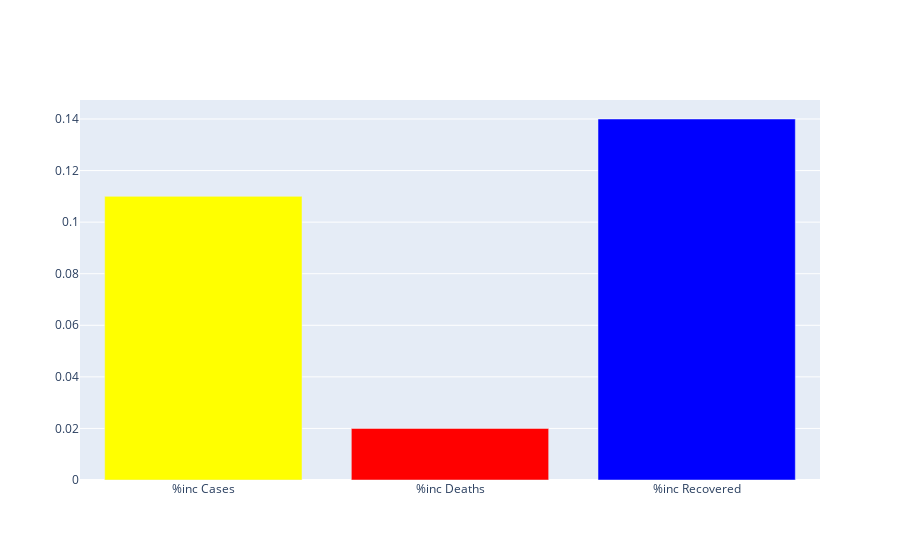

Notebook code for this chart:
### Code cell
percent = np.round(df[['%inc Cases', '%inc Deaths','%inc Recovered']].loc[0],2)
per_df = pd.DataFrame(percent)
per_df.columns = ['Percentage']
fig = go.Figure()

fig.add_trace(go.Bar(x = per_df.index, y = per_df['Percentage'], marker_color = ['yellow','red','blue']))
fig.show()

### Figure 1 — Plotly figure (JSON) as saved in the notebook; plotly's stock layout.template omitted (floating-point values rounded to 4 significant figures)
{"data": [{"marker": {"color": ["yellow", "red", "blue"]}, "type": "bar", "x": ["%inc Cases", "%inc Deaths", "%inc Recovered"], "y": [0.11, 0.02, 0.14]}], "layout": {}}
